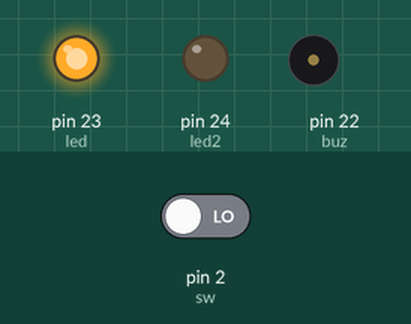
This sketch was run on a simulated Arduino Mega 2560, built with avr-gcc and run on an emulated ATmega2560. Parts: output pins drawn as LEDs (lit = HIGH), buzzer (waves = sounding, pin HIGH). The test bench sets the inputs (shaded band); at power-on: pin 2 (sw) LOW.

Above: at 8.8 s.
8.9 s: pin 2 (sw) driven HIGH
At 17.2 s:
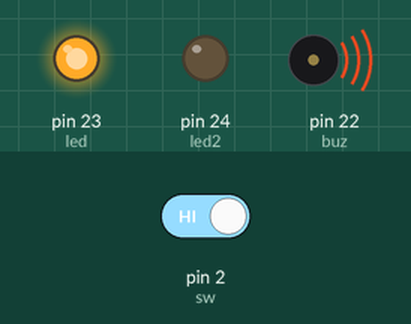
At 18.1 s:
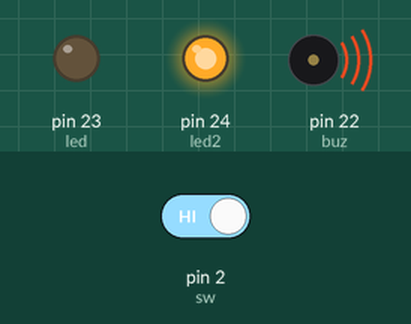
18.2 s: pin 2 (sw) driven LOW
At 27.2 s:
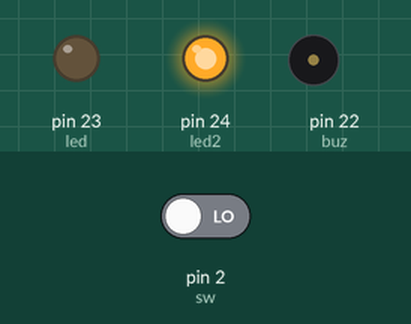
Timing chart, 0 to 33.5 s (numbered marks = the images above; inputs shaded):
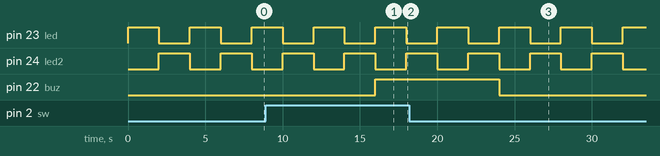

Measured:
- after the input at 8.9 s, pin 22 (buz): LOW → HIGH after 7.1 s
- after the input at 18.2 s, pin 22 (buz): HIGH → LOW after 5.8 s
- by itself, pin 23 (led), pin 24 (led2): alternates HIGH for 2.0 s and LOW for 2.0 s

The sketch:

timerintercap2-1.ino
```cpp
int buz = 22;
int led = 23;
int led2 = 24;
int sw = 2;
int switch_state;


void setup() {
  pinMode(buz,OUTPUT);
  pinMode(led,OUTPUT);
  pinMode(led2,OUTPUT);
  pinMode(sw,INPUT);


}

void loop() {
  switch_state=digitalRead(2);

   digitalWrite(led,HIGH);
   digitalWrite(led2,LOW);
   delay(2000);
    digitalWrite(led,LOW);
   digitalWrite(led2,HIGH);
   delay(2000);

   if(switch_state==HIGH){
    digitalWrite(buz,HIGH);
   }
   else{
    digitalWrite(buz,LOW);
   }
}
```
